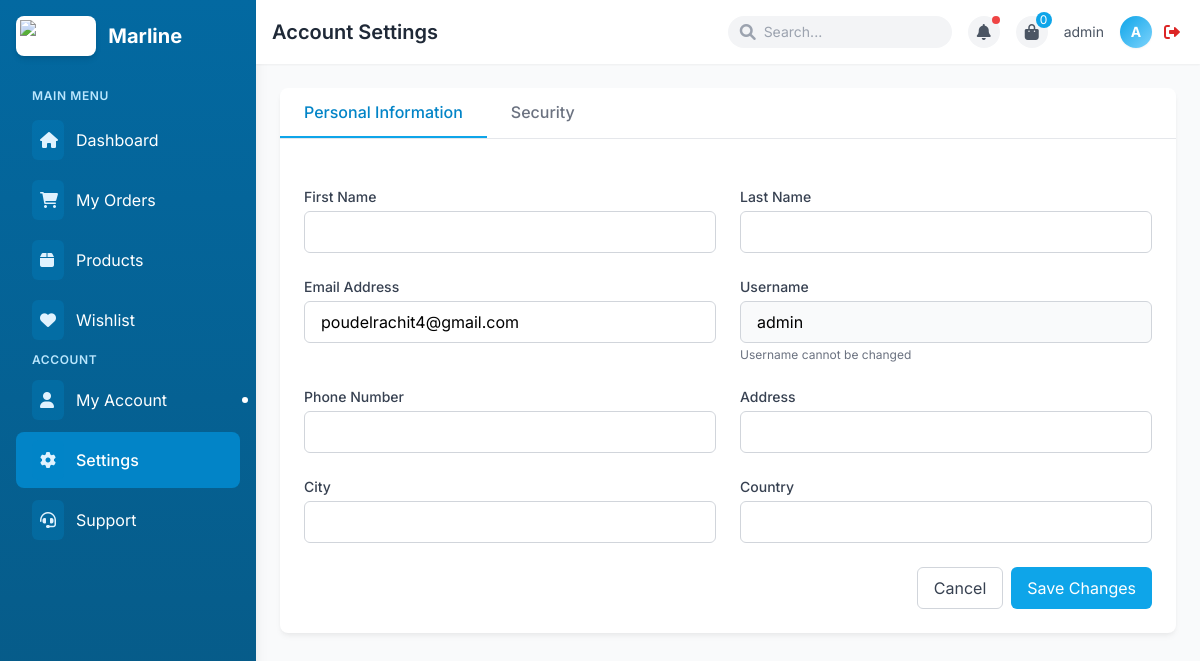
The app's page /account-settings/ (signed in) with its own data.
### user/models.py (models this page shows, shortened)
class CustomUser(AbstractUser):
    ROLE_CHOICES = [
        ('super_admin', 'Super Admin'),
        ('admin', 'Admin'),
        ('warehouse_manager', 'Warehouse Manager'),
        ('staff', 'Staff'),
        ('customer', 'Customer'),
    ]
    role = models.CharField(max_length=20, choices=ROLE_CHOICES, default='customer')
    email = models.EmailField(unique=True, blank=False, null=False)
    is_email_verified = models.BooleanField(default=False)
    verification_token = models.CharField(max_length=100, blank=True, null=True)
    warehouse = models.ForeignKey(Warehouse, on_delete=models.SET_NULL, null=True, blank=True, related_name='employees')
    is_approved = models.BooleanField(default=False)
    is_verified = models.BooleanField(default=False)
    is_staff = models.BooleanField(default=False)
    created_by = models.ForeignKey('self', on_delete=models.SET_NULL, null=True, blank=True, related_name='created_users')
    reset_password_token = models.CharField(max_length=32, null=True, blank=True)
    reset_password_expires = models.DateTimeField(null=True, blank=True)

### user/views.py (the view, shortened to what this page needs)
# urls.py: path('account-settings/', views.account_settings, name='account_settings'),
@login_required
def account_settings(request):
    return render(request, 'account_settings.html', {'user': request.user})

### templates/account_settings.html (shortened to what this page needs)
{% extends 'base_customer.html' %}
{% block page_title %}Account Settings{% endblock %}
{% block content %}
<div class="container mx-auto">
    <div class="bg-white rounded-lg shadow-soft overflow-hidden mb-6">
        <div class="flex border-b border-gray-200">
            <button class="py-3 px-6 border-b-2 border-primary-500 text-primary-600 font-medium focus:outline-none">
                Personal Information
            </button>
            <a href="{% url 'change_password' %}" class="py-3 px-6 text-gray-500 hover:text-gray-700 font-medium focus:outline-none">
                Security
            </a>
        </div>
        <div class="p-6">
            <form method="post" class="space-y-6">
                <div class="grid grid-cols-1 md:grid-cols-2 gap-6">
                    <div>
                        <label for="first_name" class="block text-sm font-medium text-gray-700 mb-1">First Name</label>
                        <input type="text" name="first_name" id="first_name" value="{{ user.first_name }}"
                               class="w-full px-4 py-2 border border-gray-300 rounded-md focus:ring-primary-500 focus:border-primary-500">
                    </div>
                    <div>
                        <label for="last_name" class="block text-sm font-medium text-gray-700 mb-1">Last Name</label>
                        <input type="text" name="last_name" id="last_name" value="{{ user.last_name }}"
                               class="w-full px-4 py-2 border border-gray-300 rounded-md focus:ring-primary-500 focus:border-primary-500">
                    </div>
                    <div>
                        <label for="email" class="block text-sm font-medium text-gray-700 mb-1">Email Address</label>
                        <input type="email" name="email" id="email" value="{{ user.email }}"
                               class="w-full px-4 py-2 border border-gray-300 rounded-md focus:ring-primary-500 focus:border-primary-500">
                    </div>
                    <div>
                        <label for="username" class="block text-sm font-medium text-gray-700 mb-1">Username</label>
                        <input type="text" id="username" value="{{ user.username }}" readonly
                               class="w-full px-4 py-2 border border-gray-300 rounded-md bg-gray-50">
                        <p class="text-xs text-gray-500 mt-1">Username cannot be changed</p>
                    </div>
                    <div>
                        <label for="phone_number" class="block text-sm font-medium text-gray-700 mb-1">Phone Number</label>
                        <input type="tel" name="phone_number" id="phone_number" value="{{ user.phone_number|default:'' }}"
                               class="w-full px-4 py-2 border border-gray-300 rounded-md focus:ring-primary-500 focus:border-primary-500">
                    </div>
                    <div>
                        <label for="address" class="block text-sm font-medium text-gray-700 mb-1">Address</label>
                        <input type="text" name="address" id="address" value="{{ user.address|default:'' }}"
                               class="w-full px-4 py-2 border border-gray-300 rounded-md focus:ring-primary-500 focus:border-primary-500">
                    </div>
                    <div>
                        <label for="city" class="block text-sm font-medium text-gray-700 mb-1">City</label>
                        <input type="text" name="city" id="city" value="{{ user.city|default:'' }}"
                               class="w-full px-4 py-2 border border-gray-300 rounded-md focus:ring-primary-500 focus:border-primary-500">
                    </div>
                    <div>
                        <label for="country" class="block text-sm font-medium text-gray-700 mb-1">Country</label>
                        <input type="text" name="country" id="country" value="{{ user.country|default:'' }}"
                               class="w-full px-4 py-2 border border-gray-300 rounded-md focus:ring-primary-500 focus:border-primary-500">
                    </div>
                </div>
                <div class="flex justify-end">
                    <a href="{% url 'profile' %}" class="px-4 py-2 border border-gray-300 rounded-md text-gray-700 mr-2 hover:bg-gray-50">
                        Cancel
                    </a>
                    <button type="submit" class="px-4 py-2 bg-primary-500 text-white rounded-md hover:bg-primary-600 focus:outline-none focus:ring-2 focus:ring-primary-500 focus:ring-offset-2">
                        Save Changes
                    </button>
                </div>
            </form>
        </div>
    </div>
</div>
{% endblock %}

### templates/base_customer.html (shortened to what this page needs)
{% load static %}
<!DOCTYPE html>
<html lang="en">
<head>
    <script src="https://cdn.tailwindcss.com"></script>
    <link href="https://cdnjs.cloudflare.com/ajax/libs/font-awesome/6.0.0/css/all.min.css" rel="stylesheet">
</head>
<body class="bg-gray-50 font-sans">
    <div class="min-h-screen flex flex-col md:flex-row">
        <aside class="w-full md:w-64 bg-gradient-to-b from-primary-700 to-primary-800 text-white md:min-h-screen transition-all duration-300 ease-in-out shadow-lg" id="sidebar">
            <div class="p-4 relative h-full">
                <div class="flex items-center justify-between mb-8">
                    <div class="flex items-center space-x-3">
                        <div class="bg-white p-1 rounded-lg shadow-md">
                            <img src="https://hebbkx1anhila5yf.public.blob.vercel-storage.com/image-6O6lZm6FwR4Urq0BnOCGuG59jdux31.png"
                                alt="Marline" class="h-8 w-auto">
                        </div>
                        <span class="text-xl font-bold">Marline</span>
                    </div>
                </div>
                <div class="space-y-1 mb-8" id="sidebar-menu">
                    <p class="text-xs uppercase font-semibold text-primary-200 tracking-wider mb-2 ml-4">Main Menu</p>
                    {% block sidebar_menu %}
                    <a href="{% url 'dashboard' %}" class="flex items-center py-2 px-4 text-white rounded-lg transition-all duration-200 sidebar-hover-effect hover:bg-primary-600 group">
                        <div class="mr-3 bg-primary-600/30 p-2 rounded-md group-hover:bg-primary-500">
                            <i class="fas fa-home w-4 h-4 text-primary-100"></i>
                        </div>
                        <span>Dashboard</span>
                    </a>
                    <a href="{% url 'order_list' %}" class="flex items-center py-2 px-4 text-white rounded-lg transition-all duration-200 sidebar-hover-effect hover:bg-primary-600 group">
                        <div class="mr-3 bg-primary-600/30 p-2 rounded-md group-hover:bg-primary-500">
                            <i class="fas fa-shopping-cart w-4 h-4 text-primary-100"></i>
                        </div>
                        <span>My Orders</span>
                    </a>
                    <a href="{% url 'product_catalog' %}" class="flex items-center py-2 px-4 text-white rounded-lg transition-all duration-200 sidebar-hover-effect hover:bg-primary-600 group">
                        <div class="mr-3 bg-primary-600/30 p-2 rounded-md group-hover:bg-primary-500">
                            <i class="fas fa-box w-4 h-4 text-primary-100"></i>
                        </div>
                        <span>Products</span>
                    </a>
                    <a href="{% url 'view_wishlist' %}" class="flex items-center py-2 px-4 text-white rounded-lg transition-all duration-200 sidebar-hover-effect hover:bg-primary-600 group">
                        <div class="mr-3 bg-primary-600/30 p-2 rounded-md group-hover:bg-primary-500">
                            <i class="fas fa-heart w-4 h-4 text-primary-100"></i>
                        </div>
                        <span>Wishlist</span>
                    </a>
                    <p class="text-xs uppercase font-semibold text-primary-200 tracking-wider mt-6 mb-2 ml-4">Account</p>
                    <a href="{% url 'profile' %}" class="flex items-center py-2 px-4 text-white rounded-lg transition-all duration-200 sidebar-hover-effect hover:bg-primary-600 group">
                        <div class="mr-3 bg-primary-600/30 p-2 rounded-md group-hover:bg-primary-500">
                            <i class="fas fa-user w-4 h-4 text-primary-100"></i>
                        </div>
                        <span>My Account</span>
                    </a>
                    <a href="{% url 'account_settings' %}" class="flex items-center py-2 px-4 text-white rounded-lg transition-all duration-200 sidebar-hover-effect hover:bg-primary-600 group">
                        <div class="mr-3 bg-primary-600/30 p-2 rounded-md group-hover:bg-primary-500">
                            <i class="fas fa-gear w-4 h-4 text-primary-100"></i>
                        </div>
                        <span>Settings</span>
                    </a>
                    <a href="#" class="flex items-center py-2 px-4 text-white rounded-lg transition-all duration-200 sidebar-hover-effect hover:bg-primary-600 group">
                        <div class="mr-3 bg-primary-600/30 p-2 rounded-md group-hover:bg-primary-500">
                            <i class="fas fa-headset w-4 h-4 text-primary-100"></i>
                        </div>
                        <span>Support</span>
                    </a>
                    {% endblock %}
                </div>
            </div>
        </aside>
        <main class="flex-grow">
            <nav class="bg-white shadow-sm p-4 flex items-center justify-between">
                <div class="flex items-center">
                    <h1 class="text-xl font-semibold text-gray-800">{% block page_title %}Customer Dashboard{% endblock %}</h1>
                </div>
                <div class="flex items-center space-x-4">
                    <div class="hidden md:flex items-center relative">
                        <input type="text" placeholder="Search..." class="bg-gray-100 rounded-full py-1.5 px-4 pl-9 text-sm focus:outline-none focus:ring-2 focus:ring-primary-500 focus:bg-white w-40 lg:w-56 transition-all">
                        <i class="fas fa-search text-gray-400 absolute left-3"></i>
                    </div>
                    <div class="relative">
                        <button class="flex items-center space-x-2 text-gray-600 hover:text-primary-600 focus:outline-none relative p-1 bg-gray-100 rounded-full h-8 w-8 flex justify-center" id="notifications-button">
                            <i class="fas fa-bell"></i>
                            <span class="absolute top-0 right-0 w-2 h-2 bg-red-500 rounded-full"></span>
                        </button>
                    </div>
                    <div class="relative">
                        <button class="flex items-center space-x-2 text-gray-600 hover:text-primary-600 focus:outline-none relative p-1 bg-gray-100 rounded-full h-8 w-8 flex justify-center" id="cart-button">
                            <i class="fas fa-shopping-bag"></i>
                            <span class="absolute -top-1 -right-1 bg-primary-500 text-white rounded-full w-4 h-4 flex items-center justify-center text-xs">0</span>
                        </button>
                    </div>
                    <div class="relative flex items-center space-x-2">
                        <div class="hidden md:flex items-center">
                            <span class="text-sm text-gray-600 mr-2">{{ request.user.username }}</span>
                        </div>
                        <div class="w-8 h-8 rounded-full bg-gradient-to-br from-primary-500 to-primary-300 flex items-center justify-center shadow-sm">
                            <span class="text-white font-bold text-sm">{{ request.user.username|first|upper }}</span>
                        </div>
                        <a href="{% url 'logout' %}" class="p-1 text-red-600 hover:text-red-800 transition-colors" title="Logout">
                            <i class="fas fa-sign-out-alt"></i>
                        </a>
                    </div>
                </div>
            </nav>
            <div class="p-4 md:p-6 animate-fade-in">
                <div class="bg-transparent">
                    {% block content %}{% endblock %}
                </div>
            </div>
        </main>
    </div>
</body>
</html>

### records on screen
CustomUser: user.username "admin", user.username|first "A", email "poudelrachit4@gmail.com", username "admin"
